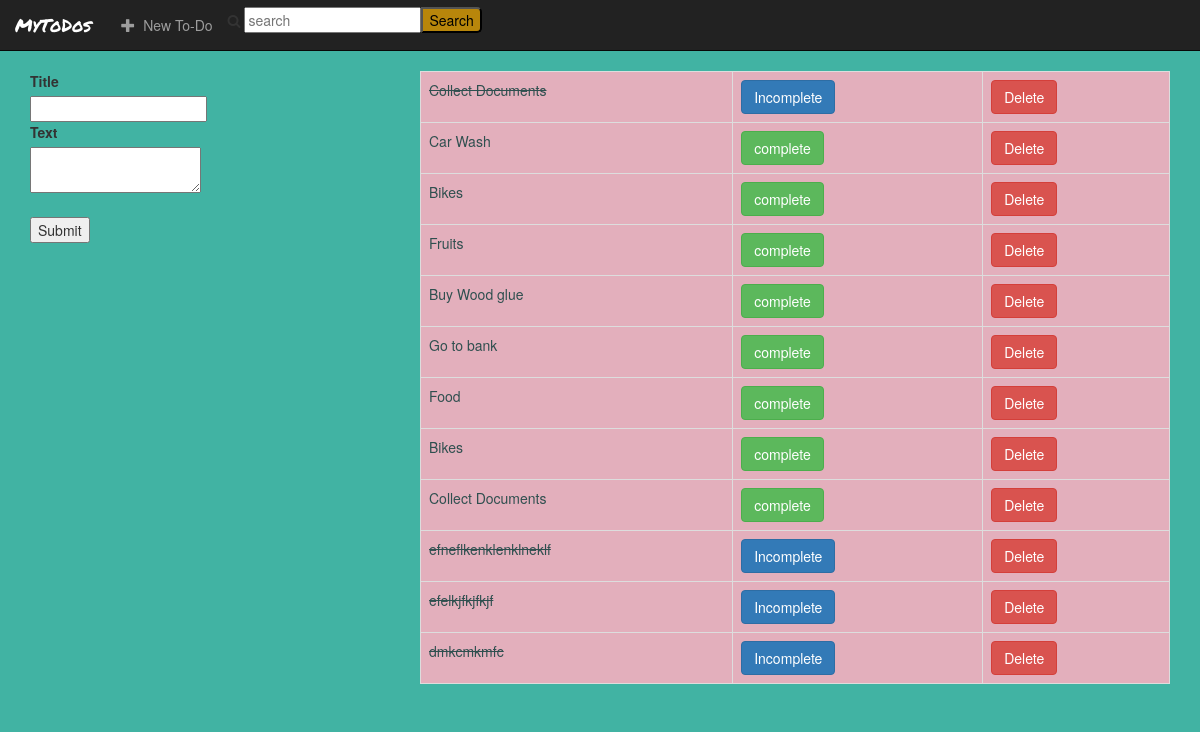
The page /todos/ on the database its author committed.
### todos/models.py (models this page shows, shortened)
class Todo(models.Model):
    title = models.CharField(max_length=200)
    text = models.TextField()
    created_time = models.DateTimeField(default=datetime.now, blank=True)
    complete = models.BooleanField(default=False)

### todos/views.py (the view)
def index(request):
    query = request.GET.get('q', None)
    todos = Todo.objects.all()
    if query is not None:
        todos = todos.filter(Q(title__icontains=query) | Q(text__icontains=query))
    context = {
        'todos': todos
    }
    return render(request, 'index.html', context)

### todos/templates/index.html (shortened to what this page needs)
{% include 'Header-Footer/top.html' %}
<div class="container">
    <div class="row">
        <div class="col-sm-4">
            <form action="{% url 'add' %}" method="post">
                <label for="title">Title</label><br />
                <input type="text" name="title" id="title" />
                <br>
                <label for="text">Text</label><br/>
                <textarea name="text" id="text"></textarea>
                <br><br>
                <input type="submit" value="Submit" />
            </form>
        </div>
        <div class="col-sm-8">
             <div class="table-responsive">
                <table class="table table-bordered">
                    {% for todo in todos %}
                        {% if todo.complete == False %}
                    <tr>
                        <td>
                            <a class="list-group-item-text" href="/todos/details/{{ todo.id }}">{{ todo.title }}</a>
                        </td>
                        <td>
                            <a href="{% url 'complete' id=todo.id %}" class="btn btn-success" id="{{ todo.id }}">complete</a>
                        </td>
                        <td>
                            <a href="{% url 'delete' id=todo.id %}" class="btn btn-danger">Delete</a>
                        </td>
                    </tr>
                        {% else %}
                     <tr>
                        <td>
                            <a class="list-group-item-text" style="text-decoration: line-through" href="/todos/details/{{ todo.id }}">{{ todo.title }}</a>
                        </td>
                        <td>
                            <a href="{% url 'complete' id=todo.id %}" class="btn btn-primary" id="{{ todo.id }}">Incomplete</a>
                        </td>
                        <td>
                            <a href="{% url 'delete' id=todo.id %}" class="btn btn-danger">Delete</a>
                        </td>
                    </tr>
                        {% endif %}
                    {% endfor %}
                </table>
                </div>
        </div>
    </div>
</div>
{% include 'Header-Footer/bottom.html' %}

### todos/templates/Header-Footer/top.html (shortened to what this page needs)
<!DOCTYPE html>
<html lang="en">
<head>
    {% load staticfiles %}
    <link rel="stylesheet" href="http://maxcdn.bootstrapcdn.com/bootstrap/3.3.6/css/bootstrap.min.css">
    <link rel="stylesheet" type="text/css" href="{% static 'css/style.css' %}">
    <link href="https://cdnjs.cloudflare.com/ajax/libs/font-awesome/4.7.0/css/font-awesome.min.css" rel="stylesheet"/>
</head>
<body>
    <nav class="navbar navbar-inverse navbar-static-top">
        <div class="container-fluid">
            <div class="nav-header">
            <a href="/todos" class="navbar-brand">MyToDos</a>
            </div>
            <div class="collapse navbar-collapse navbar-centre" id="topNavBar">
                <ul class="nav navbar-nav mr-auto">
                    <li><a href="/todos/add">
                        <span class="glyphicon glyphicon-plus"></span>&nbsp
                        New To-Do
                    </a></li>
                    <li>
                        <form class="search-form" method="get" action="/todos/">
                                <span class="fa fa-search"></span>
                                <input type="text" name="q" placeholder="search">
                                <button class="button">Search</button>
                        </form>
                    </li>
                </ul>
            </div>
        </div>
    </nav>

### todos/static/css/style.css (style rules this page uses)
body { background-color: #41B3A3; }
a { color: black; }
.list-group-item-text { color: darkslategrey; }
.navbar-brand { font-family: 'Permanent Marker', cursive; }
.search-form { margin-top: 7px; float: right; margin-right: 10px; }
button { float:right; color: black; background: darkgoldenrod; border-radius: 0 5px 5px 0; cursor: pointer; position: relative; }
.table-bordered { background: #E3AFBC; }

### rows shown on the page
Todo: title "Collect Documents"
Todo: title "Car Wash"
Todo: title "Bikes"
Todo: title "Fruits"
Todo: title "Buy Wood glue"
Todo: title "Go to bank"
Todo: title "Food"
Todo: title "Bikes"
Todo: title "Collect Documents"
Todo: title "efneflkenklenklneklf"
Todo: title "efelkjfkjfkjf"
Todo: title "dmkcmkmfc"
